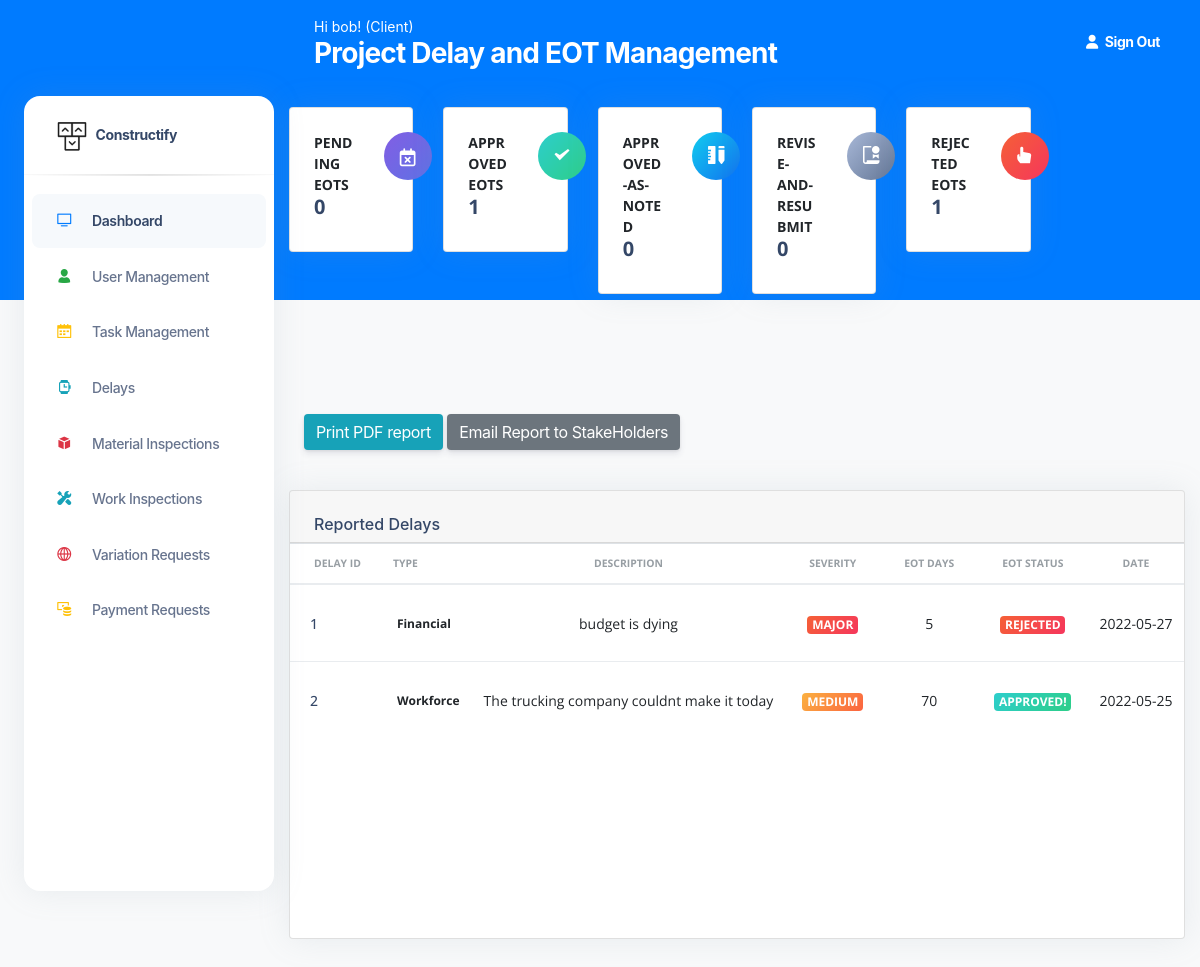
The app's page /delays (signed in), older data.
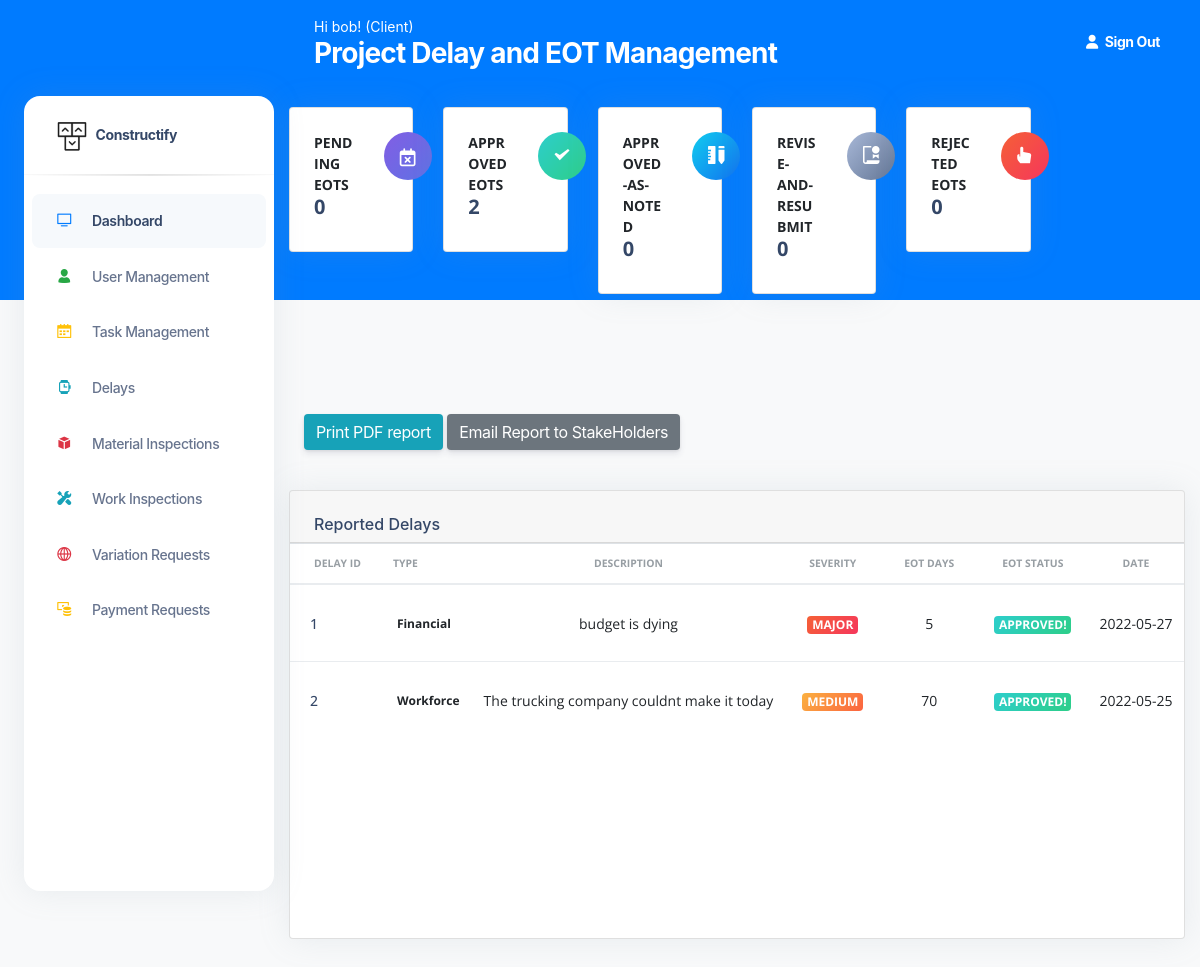
The same page, newer data.
### construct/models.py (models this page shows)
class Delay(db.Model):
    id = db.Column(db.Integer(), nullable=False, primary_key=True)
    type = db.Column(db.String(length=30), nullable=False)
    description = db.Column(db.String(length=30), nullable=False)
    severity = db.Column(db.String(length=30), nullable=False)
    phase = db.Column(db.String(length=30), nullable=True,default="Default")
    delayed_days = db.Column(db.Integer(), nullable=True)
    date = db.Column(db.String(length=30), nullable=False)
    status = db.Column(db.String(length=30), nullable=True, default="Submitted")

### construct/routes.py (the view)
@app.route("/delays", methods=['GET', 'POST'])
@login_required
def delaypage():
    pending_delays= Delay.query.filter(Delay.status == "Submitted").count()
    approved_delays= Delay.query.filter(Delay.status == "Approved!").count()
    Approved_As_Noted_delays= Delay.query.filter(Delay.status == "Approved-As-Noted").count()
    ReviseandReSubmit_delays= Delay.query.filter(Delay.status == "Revise-and-ReSubmit").count()
    Rejected_delays= Delay.query.filter(Delay.status == "Rejected").count()
    delayForm = DelayForm()
    delays = Delay.query.all()
    page_message=("Project Delay and EOT Management")
    if request.method == "GET":
        return render_template('DelayManagementpage.html', delays=delays, delayForm=delayForm,pending_delays=pending_delays,
        approved_delays=approved_delays,Approved_As_Noted_delays=Approved_As_Noted_delays,
        ReviseandReSubmit_delays=ReviseandReSubmit_delays, Rejected_delays=Rejected_delays,page_message=page_message)
    return redirect(url_for('delaypage'))

### construct/models.py (called while the page is built)
@login_manager.user_loader
def load_user(user_id):
    return User.query.get(int(user_id))

### construct/templates/DelayManagementpage.html (shortened to what the changed rows need)
<!DOCTYPE html>
<html lang="en">
<head>
  <link href="{{ url_for('static', filename='assets')}}/css/nucleo-icons.css" rel="stylesheet" />
  <link href="{{ url_for('static', filename='assets')}}/css/nucleo-svg.css" rel="stylesheet" />
  <link href="{{ url_for('static', filename='assets')}}/css/nucleo-svg.css" rel="stylesheet" />
  <link id="pagestyle" href="{{ url_for('static', filename='assets')}}/css/argon-dashboard.css?v=2.0.2"
    rel="stylesheet" />
  <link rel="stylesheet" type="text/css"
    href="https://stackpath.bootstrapcdn.com/bootstrap/4.2.1/css/bootstrap.min.css">
</head>
{% include 'includes/GlobalSideNavbar.html' %}
<main class="main-content position-relative border-radius-lg ">
  <div class="container-fluid py-4">
    <div class="row">
      <div class="col-xl-2 col-sm-6 mb-xl-0 mb-4">
        <div class="card">
          <div class="card-body p-4">
            <div class="row">
              <div class="col-8">
                <div class="numbers">
                  <p class="text-sm mb-0 text-uppercase font-weight-bold">Approved </p>
                  <p class="text-sm mb-0 text-uppercase font-weight-bold"> EOTs</p>
                  <h5 class="font-weight-bolder">
                    {{approved_delays}}
                  </h5>
                </div>
              </div>
            </div>
          </div>
        </div>
      </div>
      <div class="col-xl-2 col-sm-6 mb-xl-0 mb-4">
        <div class="card">
          <div class="card-body p-4">
            <div class="row">
              <div class="col-8">
                <div class="numbers">
                  <p class="text-sm mb-0 text-uppercase font-weight-bold">Rejected </p>
                  <p class="text-sm mb-0 text-uppercase font-weight-bold"> EOTs</p>
                  <h5 class="font-weight-bolder">
                    {{Rejected_delays}}
                  </h5>
                </div>
              </div>
            </div>
          </div>
        </div>
      </div>
    </div>
  </div>
  <br><br><br><br>
  <div class="container-fluid py-4">
    <div class="row">
      <div class="col-12">
        <div class="card mb-4">
          <div class="card-body px-0 pt-0 pb-2">
            <div class="table-responsive p-0">
              <table class="table align-items-center mb-10">
                <thead>
                  <tr>
                    <th class="text-uppercase text-secondary text-xxs font-weight-bolder opacity-7">Delay ID</th>
                    <th class="text-uppercase text-secondary text-xxs font-weight-bolder opacity-7 ps-2">Type</th>
                    <th class="text-center text-uppercase text-secondary text-xxs font-weight-bolder opacity-7">
                      Description</th>
                    <th class="text-center text-uppercase text-secondary text-xxs font-weight-bolder opacity-7">Severity
                    </th>
                    <th class="text-center text-uppercase text-secondary text-xxs font-weight-bolder opacity-7">EOT Days
                    </th>
                    <th class="text-center text-uppercase text-secondary text-xxs font-weight-bolder opacity-7">EOT
                      Status</th>
                    <th class="text-center text-uppercase text-secondary text-xxs font-weight-bolder opacity-7">
                       Date
                    </th>
                  </tr>
                </thead>
                <tbody>
                  {% for delay in delays %}
                  <tr>
                    <td>
                      <div class="d-flex px-2 py-1">
                        <div class="d-flex flex-column justify-content-center">
                          <h6 class="mb-0 text-sm">{{delay.id}}</h6>
                        </div>
                      </div>
                    </td>
                    <td>
                      <p class="text-xs font-weight-bold mb-0">{{delay.type}}</p>
                    </td>
                    <td class="align-middle text-center text-sm">
                      <p class="mb-0 text-sm">{{delay.description}}</p>
                    </td>
                    {% if 'Major' in delay.severity %}
                    <td class="align-middle text-center">
                      <span class="badge badge-sm bg-gradient-danger">{{delay.severity}}</span>
                    </td>
                    {% endif %}
                    <td class="align-middle text-center">
                      <p class="mb-0 text-sm">{{delay.delayed_days}}</p>
                    </td>
                    {% if 'Approved!' in delay.status %}
                    <td class="align-middle text-center">
                      <span class="badge badge-sm bg-gradient-success">{{delay.status}}</span>
                    </td>
                    {% endif %}
                    {% if 'Rejected' in delay.status %}
                    <td class="align-middle text-center">
                      <span class="badge badge-sm bg-gradient-danger">{{delay.status}}</span>
                    </td>
                    {% endif %}
                    <td class="align-middle text-center">
                      <p class="mb-0 text-sm">{{delay.date}}</p>
                    </td>
                  </tr>
                  {% endfor %}
                </tbody>
              </table>
            </div>
          </div>
        </div>
      </div>
    </div>
  </div>
  </body>
</html>

Row changes from the older to the newer data that the page shows:
changed Delay "budget is dying": status "REJECTED" → "APPROVED!"
Text that changed along with them:
{{ approved_delays }}: "1" → "2"
{{ Rejected_delays }}: "1" → "0"
